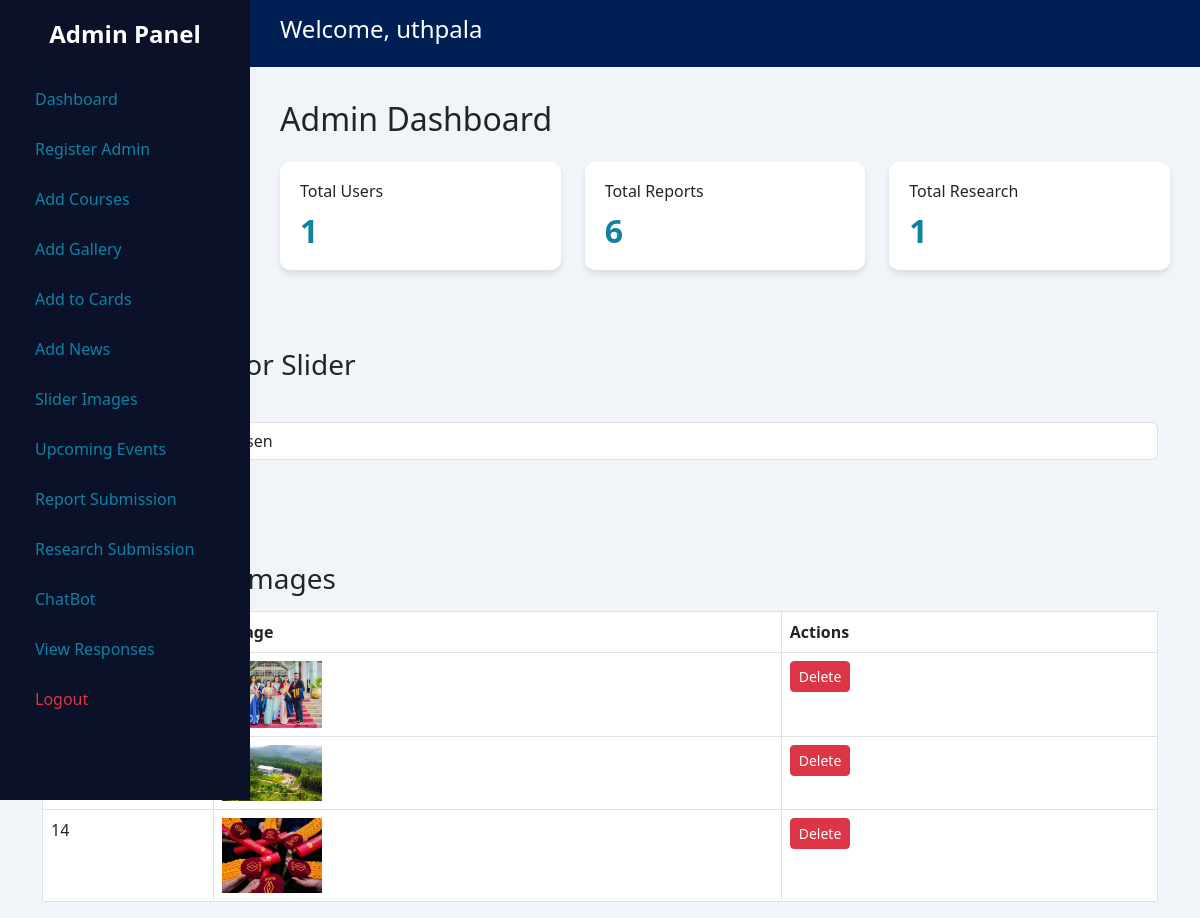
/Admin/sliderupload.php (signed in), run on the app's committed database.
### tables this page shows
CREATE TABLE `slider_images` (
  `id` int NOT NULL,
  `image_path` varchar(255) NOT NULL,
  `uploaded_at` timestamp NULL DEFAULT CURRENT_TIMESTAMP
);

### Admin/sliderupload.php (the view, shortened to what this page needs)
<?php
include "../User/databaseConnection.php";
$images = $conn->query("SELECT * FROM slider_images");
?>
<!DOCTYPE html>
<html lang="en">
<head>
    <link href="https://cdn.jsdelivr.net/npm/bootstrap@5.3.3/dist/css/bootstrap.min.css" rel="stylesheet">
</head>
<body>
<?php
include "../Admin/adminDashboard.php";
    ?>
<div class="container mt-5">
    <h3>Upload Image for Slider</h3>
    <form action="" method="post" enctype="multipart/form-data">
        <div class="mb-3">
            <label for="image" class="form-label">Choose Image</label>
            <input type="file" class="form-control" id="image" name="image" required>
        </div>
        <button type="submit" class="btn btn-primary">Upload Image</button>
    </form>
    <h3 class="mt-5">Manage Slider Images</h3>
    <table class="table table-bordered mt-3">
        <thead>
            <tr>
                <th>ID</th>
                <th>Image</th>
                <th>Actions</th>
            </tr>
        </thead>
        <tbody>
            <?php while ($row = $images->fetch_assoc()): ?>
            <tr>
                <td><?php echo $row['id']; ?></td>
                <td>
                    <img src="<?php echo $row['image_path']; ?>" alt="Slider Image" style="width: 100px; height: auto;">
                </td>
                <td>
                    <a href="?delete=<?php echo $row['id']; ?>" class="btn btn-danger btn-sm" onclick="return confirm('Are you sure you want to delete this image?');">Delete</a>
                </td>
            </tr>
            <?php endwhile; ?>
        </tbody>
    </table>
</div>
</body>
</html>

### Admin/adminDashboard.php (shortened to what this page needs)
<?php
$admin_username = $_SESSION['admin_username'];
?>
<!DOCTYPE html>
<html lang="en">
<head>
    <link href="https://cdn.jsdelivr.net/npm/bootstrap@5.3.0-alpha1/dist/css/bootstrap.min.css" rel="stylesheet">
</head>
<body>
    <div class="d-flex">
        <div class="sidebar">
            <h2>Admin Panel</h2>
            <a href="#dashboard">Dashboard</a>
            <a href="./adminregister.php">Register Admin</a>
            <a href="./addCourses.php">Add Courses</a>
            <a href="./addtogallery.php">Add Gallery</a>
            <a href="./addtocards.php">Add to Cards</a>
            <a href="./addtolatestnews.php">Add News</a>
            <a href="./sliderupload.php">Slider Images</a>
            <a href="./upcomingevents.php">Upcoming Events</a>
            <a href="./addReports.php">Report Submission</a>
            <a href="./addResearch.php">Research Submission</a>
            <a href="./addtochatbot.php">ChatBot</a>
            <a href="./view_responses.php">View Responses</a>
            <a href="./logout.php" class="text-danger">Logout</a>
        </div>
        <?php
include "../User/databaseConnection.php";
$user_count_query = "SELECT COUNT(*) AS total_users FROM admin_users";
$reportcount = "SELECT COUNT(*) AS total_reports FROM report";
$researchcount = "SELECT COUNT(*) AS total_research FROM research";
$result = $conn->query($user_count_query);
$result2 = $conn->query($reportcount);
$result3 = $conn->query($researchcount);
$total_users = 0;
$total_reports = 0;
$total_research = 0;
if ($result && $row = $result->fetch_assoc()) {
    $total_users = $row['total_users'];
}
if ($result2 && $row2 = $result2->fetch_assoc()) {
    $total_reports = $row2['total_reports'];
}
if ($result3 && $row3 = $result3->fetch_assoc()) {
    $total_research = $row3['total_research'];
}
?>
        <div class="w-100">
            <div class="topbar">
                <h4>Welcome, <?php echo htmlspecialchars($admin_username); ?></h4>
            </div>
            <div class="main-content">
                <h2 class="mb-4">Admin Dashboard</h2>
                <div class="row">
                <div class="col-md-4">
                        <div class="card">
                            <h5>Total Users</h5>
                            <h3 class="text-primary"><?php echo $total_users; ?></h3>
                        </div>
                    </div>
                    <div class="col-md-4">
                        <div class="card">
                        <h5>Total Reports</h5>
                        <h3 class="text-primary"><?php echo $total_reports; ?></h3>
                        </div>
                    </div>
                    <div class="col-md-4">
                        <div class="card">
                        <h5>Total Research</h5>
                        <h3 class="text-primary"><?php echo $total_research; ?></h3>
                        </div>
                    </div>
                </div>
            </div>
        </div>
    </div>
</body>
</html>

### Admin/adminDashboard.php (style rules this page uses)
body { background-color: #F1F5F9; font-family: 'Segoe UI', Tahoma, Geneva, Verdana, sans-serif; margin: 0; padding: 0; }
.sidebar { background-color: #0A1128; height: 100vh; color: #ffffff; padding: 20px; position: fixed; top: 0; left: 0; width: 250px; overflow-y: auto; transition: all 0.3s ease; }
.sidebar h2 { font-size: 1.5rem; font-weight: 600; text-align: center; margin-bottom: 30px; }
.sidebar a { color: #1282A2; text-decoration: none; font-size: 16px; margin: 10px 0; display: block; padding: 8px 15px; border-radius: 4px; transition: all 0.3s ease; }
.sidebar a.text-danger { color: #FF6B6B; }
.topbar { background-color: #001F54; color: #ffffff; padding: 15px 30px; display: flex; justify-content: space-between; align-items: center; position: fixed; top: 0; left: 250px; width: calc(100% - 250px); z-index: 1030; transition: all 0.3s ease; }
.main-content { margin-left: 250px; margin-top: 70px; padding: 30px; }
.card { background-color: #ffffff; border: none; border-radius: 10px; box-shadow: 0 4px 6px rgba(0, 0, 0, 0.1); padding: 20px; transition: all 0.3s ease; }
.card h5 { margin: 0; font-size: 1rem; font-weight: 500; }
.card h3 { font-size: 2rem; font-weight: bold; margin: 10px 0 0; }
.text-primary { color: #1282A2 !important; }

### data on the page
slider_images: image_path (picture)
slider_images: image_path (picture)
slider_images: id "14", image_path (picture)

### other printed values
$admin_username "uthpala"
$total_users "1"
$total_reports "6"
$total_research "1"
